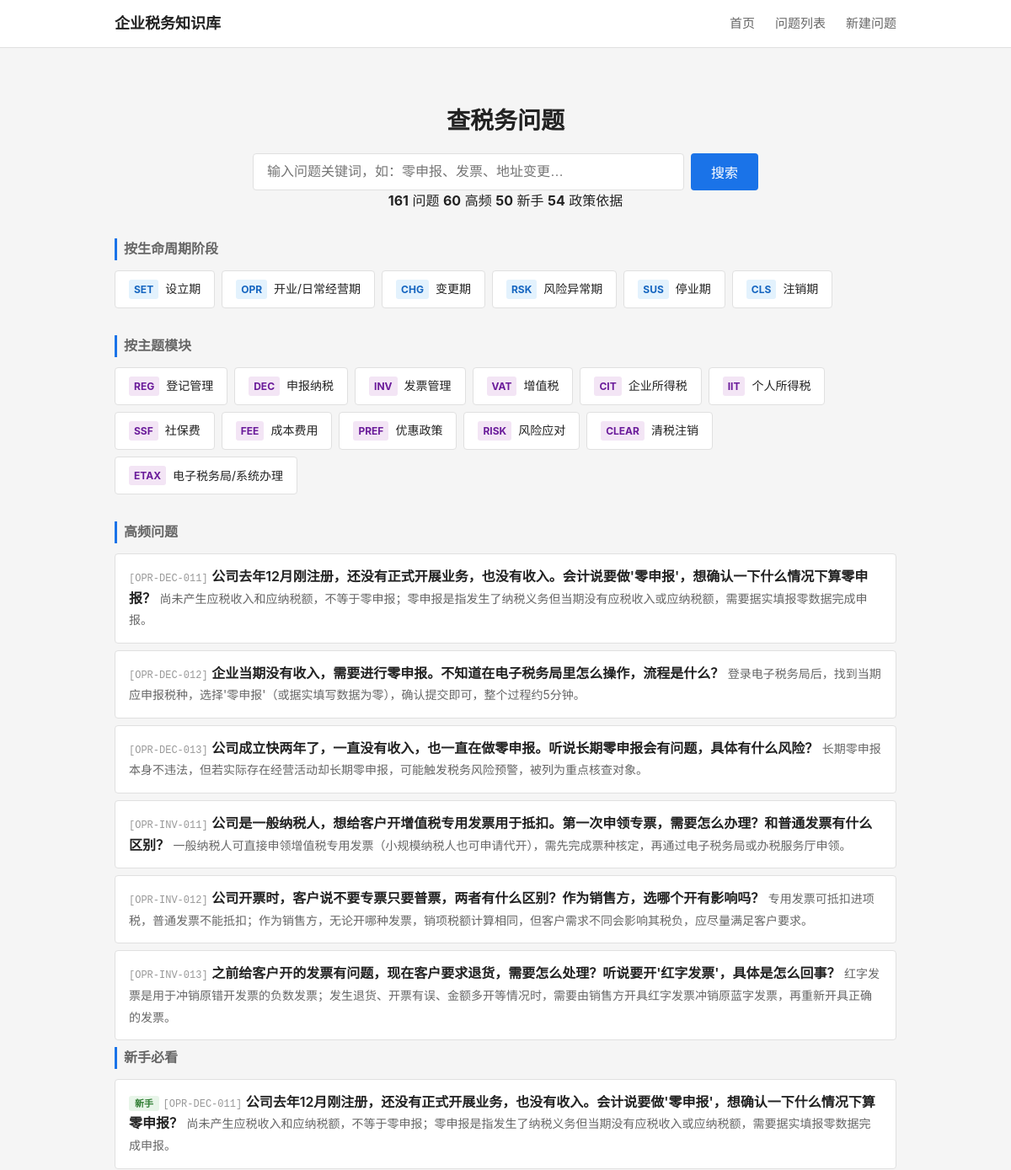
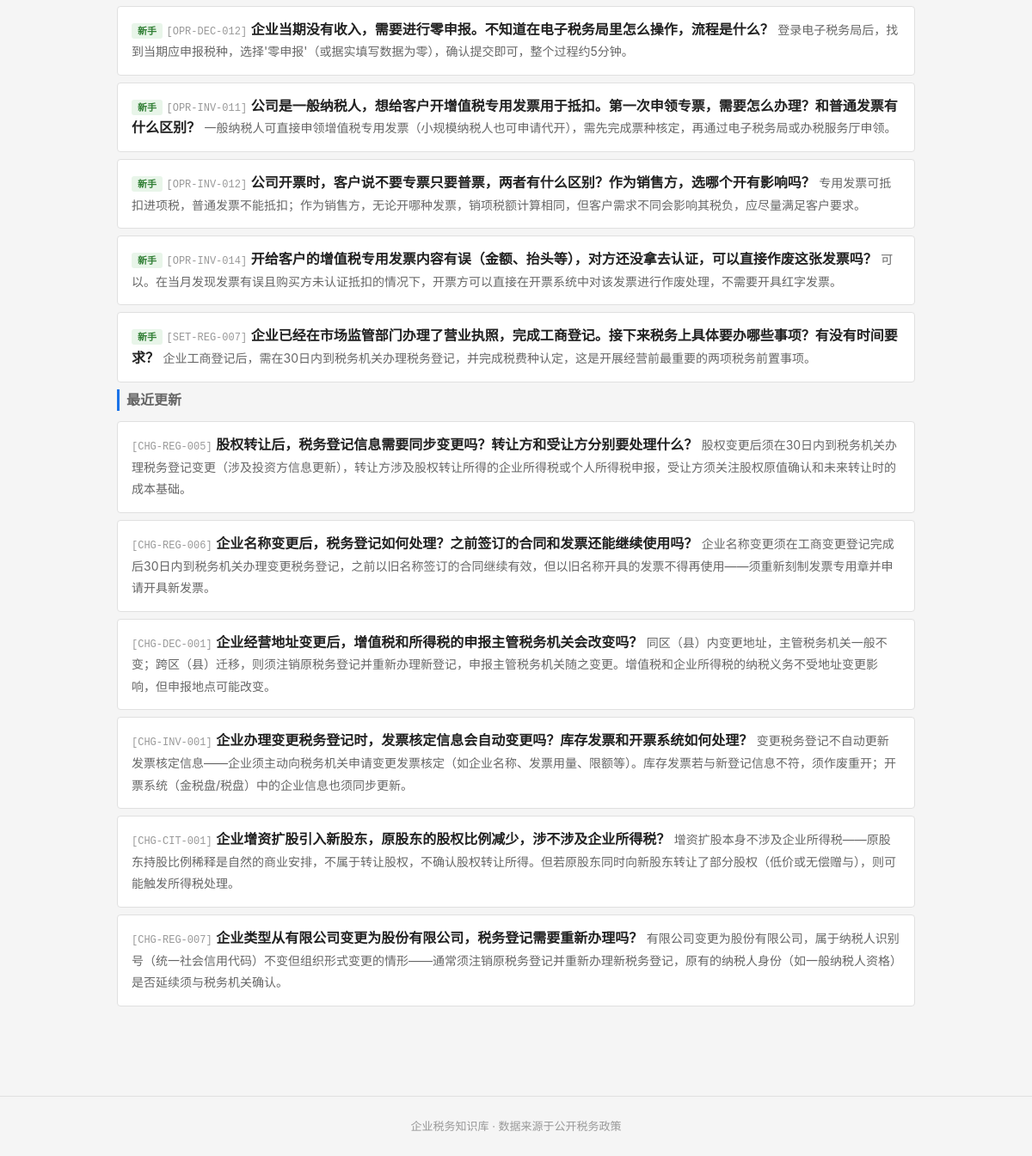
The page / on the database its author committed (2 pictures, top to bottom).
### tables this page shows
CREATE TABLE tag_dict (
    id              INTEGER PRIMARY KEY AUTOINCREMENT,
    tag_code        TEXT NOT NULL UNIQUE,
    tag_name        TEXT NOT NULL,
    tag_category    TEXT,
    parent_id       INTEGER,
    display_order   INTEGER NOT NULL DEFAULT 1,
    status          TEXT NOT NULL DEFAULT 'active',

    FOREIGN KEY (parent_id) REFERENCES tag_dict(id) ON DELETE SET NULL
);

CREATE TABLE question_master (
    id              INTEGER PRIMARY KEY AUTOINCREMENT,
    question_code   TEXT NOT NULL UNIQUE,
    question_title  TEXT NOT NULL,
    question_plain  TEXT NOT NULL,

    -- 分类
    stage_code      TEXT NOT NULL,
    module_code     TEXT NOT NULL,
    question_type   TEXT NOT NULL,

    -- 答案
    one_line_answer TEXT NOT NULL,
    detailed_answer TEXT,
    core_definition TEXT,

    -- 条件与边界
    applicable_conditions TEXT,
    exceptions_boundary   TEXT,

    -- 实务
    practical_steps TEXT,
    risk_warning    TEXT,

    -- 适用范围
    scope_level     TEXT NOT NULL DEFAULT 'scope_national',
    local_region    TEXT,

    -- 确定性
    answer_certainty TEXT NOT NULL DEFAULT 'certain_clear',

    -- 元数据
    keywords        TEXT,
    high_frequency_flag INTEGER NOT NULL DEFAULT 0,
    newbie_flag     INTEGER NOT NULL DEFAULT 0,

    -- 版本管理
    status          TEXT NOT NULL DEFAULT 'draft',
    version_no      INTEGER NOT NULL DEFAULT 1,

    -- 审计字段
    created_at      TEXT NOT NULL DEFAULT (datetime('now')),
    updated_at      TEXT NOT NULL DEFAULT (datetime('now'))
);

### backend/app.py (the view)
    @app.route('/')
    def index():
        from services.question_service import QuestionService
        svc = QuestionService()
        stages = svc.get_stages()
        modules = svc.get_modules()
        high_freq = svc.get_high_frequency(limit=6)
        newbie = svc.get_newbie(limit=6)
        recent = svc.get_recent_updates(limit=6)
        stats = svc.get_stats()
        return render_template('index.html',
                               stages=stages, modules=modules,
                               high_freq=high_freq, newbie=newbie, recent=recent,
                               stats=stats)

### backend/services/question_service.py (called while the page is built)
    def _query(self, sql, params=None):
        conn = sqlite3.connect(self.db_path)
        conn.execute("PRAGMA foreign_keys = ON")
        conn.row_factory = sqlite3.Row
        cur = conn.cursor()
        if params:
            cur.execute(sql, params)
        else:
            cur.execute(sql)
        rows = cur.fetchall()
        conn.close()
        return [dict(r) for r in rows]

    def get_stages(self):
        return self._query("""
            SELECT tag_code, tag_name
            FROM tag_dict
            WHERE tag_category = 'stage'
            ORDER BY display_order
        """)

    def get_modules(self):
        return self._query("""
            SELECT tag_code, tag_name
            FROM tag_dict
            WHERE tag_category = 'module'
            ORDER BY display_order
        """)

    def get_high_frequency(self, limit=10):
        return self._query("""
            SELECT question_code, question_plain, question_title, one_line_answer, stage_code
            FROM question_master
            WHERE status = 'active' AND high_frequency_flag = 1
            ORDER BY updated_at DESC
            LIMIT ?
        """, (limit,))

    def get_newbie(self, limit=10):
        return self._query("""
            SELECT question_code, question_plain, question_title, one_line_answer, stage_code
            FROM question_master
            WHERE status = 'active' AND newbie_flag = 1
            ORDER BY updated_at DESC
            LIMIT ?
        """, (limit,))

    def get_recent_updates(self, limit=10):
        return self._query("""
            SELECT DISTINCT
                q.question_code, q.question_plain, q.question_title, q.one_line_answer,
                q.stage_code, q.updated_at,
                qul.change_summary
            FROM question_master q
            JOIN (
                SELECT question_id, MAX(update_date) as max_date
                FROM question_update_log
                GROUP BY question_id
            ) latest ON q.id = latest.question_id
            JOIN question_update_log qul ON q.id = qul.question_id
                AND qul.update_date = latest.max_date
            WHERE q.status = 'active'
            ORDER BY qul.update_date DESC
            LIMIT ?
        """, (limit,))

### frontend/templates/index.html (shortened to what this page needs)
{% extends "base.html" %}
{% block main %}
<section class="search-section">
    <h1>查税务问题</h1>
    <form action="/questions" method="get" class="search-form">
        <input type="text" name="keyword" placeholder="输入问题关键词，如：零申报、发票、地址变更…" class="search-input">
        <button type="submit" class="search-btn">搜索</button>
    </form>
    {% if stats %}
    <div class="stats-bar">
        <span><strong>{{ stats.total_questions }}</strong> 问题</span>
        <span><strong>{{ stats.total_hf }}</strong> 高频</span>
        <span><strong>{{ stats.total_newbie }}</strong> 新手</span>
        <span><strong>{{ stats.total_policies }}</strong> 政策依据</span>
    </div>
    {% endif %}
</section>
<section class="nav-section">
    <h2 class="section-title">按生命周期阶段</h2>
    <div class="card-grid stage-grid">
        {% for s in stages %}
        <a href="/questions?stage={{ s.tag_code }}" class="card card-stage">
            <span class="card-code">{{ s.tag_code }}</span>
            <span class="card-name">{{ s.tag_name }}</span>
        </a>
        {% endfor %}
    </div>
</section>
<section class="nav-section">
    <h2 class="section-title">按主题模块</h2>
    <div class="card-grid module-grid">
        {% for m in modules %}
        <a href="/questions?module={{ m.tag_code }}" class="card card-module">
            <span class="card-code">{{ m.tag_code }}</span>
            <span class="card-name">{{ m.tag_name }}</span>
        </a>
        {% endfor %}
    </div>
</section>
{% if high_freq %}
<section class="list-section">
    <h2 class="section-title">高频问题</h2>
    <ul class="question-list">
        {% for q in high_freq %}
        <li class="question-item">
            <a href="/question/{{ q.question_code }}" class="question-link">
                <span class="q-code">[{{ q.question_code }}]</span>
                <span class="q-title">{{ q.question_plain }}</span>
                <span class="q-answer">{{ q.one_line_answer }}</span>
            </a>
        </li>
        {% endfor %}
    </ul>
</section>
{% endif %}
{% if newbie %}
<section class="list-section">
    <h2 class="section-title">新手必看</h2>
    <ul class="question-list">
        {% for q in newbie %}
        <li class="question-item">
            <a href="/question/{{ q.question_code }}" class="question-link">
                <span class="q-badge newbie">新手</span>
                <span class="q-code">[{{ q.question_code }}]</span>
                <span class="q-title">{{ q.question_plain }}</span>
                <span class="q-answer">{{ q.one_line_answer }}</span>
            </a>
        </li>
        {% endfor %}
    </ul>
</section>
{% endif %}
{% if recent %}
<section class="list-section">
    <h2 class="section-title">最近更新</h2>
    <ul class="question-list">
        {% for q in recent %}
        <li class="question-item">
            <a href="/question/{{ q.question_code }}" class="question-link">
                <span class="q-code">[{{ q.question_code }}]</span>
                <span class="q-title">{{ q.question_plain }}</span>
                <span class="q-answer">{{ q.one_line_answer }}</span>
            </a>
        </li>
        {% endfor %}
    </ul>
</section>
{% endif %}
{% endblock %}

### frontend/templates/base.html (shortened to what this page needs)
<!DOCTYPE html>
<html lang="zh-CN">
<head>
    <link rel="stylesheet" href="{{ url_for('static', filename='css/style.css') }}">
</head>
<body>
    <header class="site-header">
        <div class="container header-inner">
            <a href="/" class="logo">企业税务知识库</a>
            <nav class="main-nav">
                <a href="/">首页</a>
                <a href="/questions">问题列表</a>
                <a href="/question/new">新建问题</a>
            </nav>
        </div>
    </header>
    <main class="container main-content">
        {% block main %}{% endblock %}
    </main>
    <footer class="site-footer">
        <div class="container">
            <p>企业税务知识库 · 数据来源于公开税务政策</p>
        </div>
    </footer>
</body>
</html>

### frontend/static/css/style.css (style rules this page uses)
:root { --bg: #f5f5f5; --surface: #ffffff; --border: #e0e0e0; --text: #222222; --text-secondary: #666666; --text-light: #999999; --accent: #1a73e8; --accent-hover: #1557b0; --warning-bg: #fff8e1; --warning-border: #ffc107; --exception-bg: #fff3e0; --exception-border: #ff9800; --tag-stage: #e3f2fd; --tag-module: #f3e5f5; --tag-hf: #fce4ec; --tag-newbie: #e8f5e9; --certainty-clear: #c8e6c9; --certainty-condition: #fff9c4; --certainty-dispute: #ffcdd2; }
* { box-sizing: border-box; margin: 0; padding: 0; }
body { font-family: -apple-system, BlinkMacSystemFont, "Segoe UI", Roboto, "Helvetica Neue", Arial, sans-serif; background: var(--bg); color: var(--text); line-height: 1.6; }
a { color: var(--accent); text-decoration: none; }
.container { max-width: 960px; margin: 0 auto; padding: 0 16px; }
.main-content { padding: 24px 16px 48px; }
.site-header { background: var(--surface); border-bottom: 1px solid var(--border); padding: 0 16px; }
.header-inner { display: flex; align-items: center; justify-content: space-between; height: 56px; }
.logo { font-size: 18px; font-weight: 700; color: var(--text); }
.main-nav { display: flex; gap: 24px; }
.main-nav a { color: var(--text-secondary); font-size: 15px; }
.search-section { text-align: center; padding: 40px 0 32px; }
.search-section h1 { font-size: 28px; margin-bottom: 16px; }
.search-form { display: flex; gap: 8px; max-width: 600px; margin: 0 auto; }
.search-input { flex: 1; padding: 10px 16px; font-size: 16px; border: 1px solid var(--border); border-radius: 4px; outline: none; }
.search-btn { padding: 10px 24px; font-size: 16px; background: var(--accent); color: white; border: none; border-radius: 4px; cursor: pointer; }
.section-title { font-size: 16px; font-weight: 600; color: var(--text-secondary); margin-bottom: 12px; border-left: 3px solid var(--accent); padding-left: 8px; }
.nav-section { margin-bottom: 32px; }
.card-grid { display: flex; flex-wrap: wrap; gap: 8px; }
.card { display: flex; align-items: center; gap: 8px; padding: 10px 16px; background: var(--surface); border: 1px solid var(--border); border-radius: 4px; transition: border-color 0.15s; }
.card-code { font-size: 12px; font-weight: 700; color: var(--accent); background: #e8f0fe; padding: 2px 6px; border-radius: 3px; }
.card-stage .card-code { background: var(--tag-stage); color: #1565c0; }
.card-module .card-code { background: var(--tag-module); color: #6a1b9a; }
.card-name { font-size: 14px; color: var(--text); }
.question-list { list-style: none; }
.question-item { margin-bottom: 8px; }
.question-link { display: block; padding: 14px 16px; background: var(--surface); border: 1px solid var(--border); border-radius: 4px; }
.q-code { font-size: 12px; color: var(--text-light); font-family: monospace; }
.q-badge { font-size: 11px; padding: 2px 7px; border-radius: 3px; font-weight: 600; }
.q-badge.newbie { background: var(--tag-newbie); color: #2e7d32; }
.q-title { font-size: 16px; font-weight: 600; color: var(--text); margin-bottom: 4px; }
.q-answer { font-size: 14px; color: var(--text-secondary); }
.site-footer { text-align: center; padding: 24px 0; color: var(--text-light); font-size: 13px; border-top: 1px solid var(--border); margin-top: 48px; }

### rows shown on the page
tag_dict: tag_code "SET", tag_name "设立期"
tag_dict: tag_code "OPR", tag_name "开业/日常经营期"
tag_dict: tag_code "CHG", tag_name "变更期"
tag_dict: tag_code "RSK", tag_name "风险异常期"
tag_dict: tag_code "SUS", tag_name "停业期"
tag_dict: tag_code "CLS", tag_name "注销期"
tag_dict: tag_code "REG", tag_name "登记管理"
tag_dict: tag_code "DEC", tag_name "申报纳税"
tag_dict: tag_code "INV", tag_name "发票管理"
tag_dict: tag_code "VAT", tag_name "增值税"
tag_dict: tag_code "CIT", tag_name "企业所得税"
tag_dict: tag_code "IIT", tag_name "个人所得税"
tag_dict: tag_code "SSF", tag_name "社保费"
tag_dict: tag_code "FEE", tag_name "成本费用"
tag_dict: tag_code "PREF", tag_name "优惠政策"
tag_dict: tag_code "RISK", tag_name "风险应对"
tag_dict: tag_code "CLEAR", tag_name "清税注销"
tag_dict: tag_code "ETAX", tag_name "电子税务局/系统办理"
question_master: question_code "OPR-DEC-011", question_plain "公司去年12月刚注册，还没有正式开展业务，也没有收入。会计说要做'零申报'，想确认一下什么情况下算零申报？", one_line_answer "尚未产生应税收入和应纳税额，不等于零申报；零申报是指发生了纳税义务但当期没有应税收入或应纳税额，需要据实填报零数据完成申报。"
question_master: question_code "OPR-DEC-012", question_plain "企业当期没有收入，需要进行零申报。不知道在电子税务局里怎么操作，流程是什么？", one_line_answer "登录电子税务局后，找到当期应申报税种，选择'零申报'（或据实填写数据为零），确认提交即可，整个过程约5分钟。"
question_master: question_code "OPR-DEC-013", question_plain "公司成立快两年了，一直没有收入，也一直在做零申报。听说长期零申报会有问题，具体有什么风险？", one_line_answer "长期零申报本身不违法，但若实际存在经营活动却长期零申报，可能触发税务风险预警，被列为重点核查对象。"
question_master: question_code "OPR-INV-011", question_plain "公司是一般纳税人，想给客户开增值税专用发票用于抵扣。第一次申领专票，需要怎么办理？和普通发票有什么区别？", one_line_answer "一般纳税人可直接申领增值税专用发票（小规模纳税人也可申请代开），需先完成票种核定，再通过电子税务局或办税服务厅申领。"
question_master: question_code "OPR-INV-012", question_plain "公司开票时，客户说不要专票只要普票，两者有什么区别？作为销售方，选哪个开有影响吗？", one_line_answer "专用发票可抵扣进项税，普通发票不能抵扣；作为销售方，无论开哪种发票，销项税额计算相同，但客户需求不同会影响其税负，应尽量满足客户要求。"
question_master: question_code "OPR-INV-013", question_plain "之前给客户开的发票有问题，现在客户要求退货，需要怎么处理？听说要开'红字发票'，具体是怎么回事？", one_line_answer "红字发票是用于冲销原错开发票的负数发票；发生退货、开票有误、金额多开等情况时，需要由销售方开具红字发票冲销原蓝字发票，再重新开具正确的发票。"
question_master: question_code "OPR-INV-014", question_plain "开给客户的增值税专用发票内容有误（金额、抬头等），对方还没拿去认证，可以直接作废这张发票吗？", one_line_answer "可以。在当月发现发票有误且购买方未认证抵扣的情况下，开票方可以直接在开票系统中对该发票进行作废处理，不需要开具红字发票。"
question_master: question_code "SET-REG-007", question_plain "企业已经在市场监管部门办理了营业执照，完成工商登记。接下来税务上具体要办哪些事项？有没有时间要求？", one_line_answer "企业工商登记后，需在30日内到税务机关办理税务登记，并完成税费种认定，这是开展经营前最重要的两项税务前置事项。"
question_master: question_code "CHG-REG-005", question_plain "股权转让后，税务登记信息需要同步变更吗？转让方和受让方分别要处理什么？", one_line_answer "股权变更后须在30日内到税务机关办理税务登记变更（涉及投资方信息更新），转让方涉及股权转让所得的企业所得税或个人所得税申报，受让方须关注股权原值确认和未来转让时的成本基础。"
question_master: question_code "CHG-REG-006", question_plain "企业名称变更后，税务登记如何处理？之前签订的合同和发票还能继续使用吗？", one_line_answer "企业名称变更须在工商变更登记完成后30日内到税务机关办理变更税务登记，之前以旧名称签订的合同继续有效，但以旧名称开具的发票不得再使用——须重新刻制发票专用章并申请开具新发票。"
question_master: question_code "CHG-DEC-001", question_plain "企业经营地址变更后，增值税和所得税的申报主管税务机关会改变吗？", one_line_answer "同区（县）内变更地址，主管税务机关一般不变；跨区（县）迁移，则须注销原税务登记并重新办理新登记，申报主管税务机关随之变更。增值税和企业所得税的纳税义务不受地址变更影响，但申报地点可能改变。"
question_master: question_code "CHG-INV-001", question_plain "企业办理变更税务登记时，发票核定信息会自动变更吗？库存发票和开票系统如何处理？", one_line_answer "变更税务登记不自动更新发票核定信息——企业须主动向税务机关申请变更发票核定（如企业名称、发票用量、限额等）。库存发票若与新登记信息不符，须作废重开；开票系统（金税盘/税盘）中的企业信息也须同步更新。"
question_master: question_code "CHG-CIT-001", question_plain "企业增资扩股引入新股东，原股东的股权比例减少，涉不涉及企业所得税？", one_line_answer "增资扩股本身不涉及企业所得税——原股东持股比例稀释是自然的商业安排，不属于转让股权，不确认股权转让所得。但若原股东同时向新股东转让了部分股权（低价或无偿赠与），则可能触发所得税处理。"
question_master: question_code "CHG-REG-007", question_plain "企业类型从有限公司变更为股份有限公司，税务登记需要重新办理吗？", one_line_answer "有限公司变更为股份有限公司，属于纳税人识别号（统一社会信用代码）不变但组织形式变更的情形——通常须注销原税务登记并重新办理新税务登记，原有的纳税人身份（如一般纳税人资格）是否延续须与税务机关确认。"

### other values the page prints
{{ stats.total_questions }} "161"
{{ stats.total_hf }} "60"
{{ stats.total_newbie }} "50"
{{ stats.total_policies }} "54"
